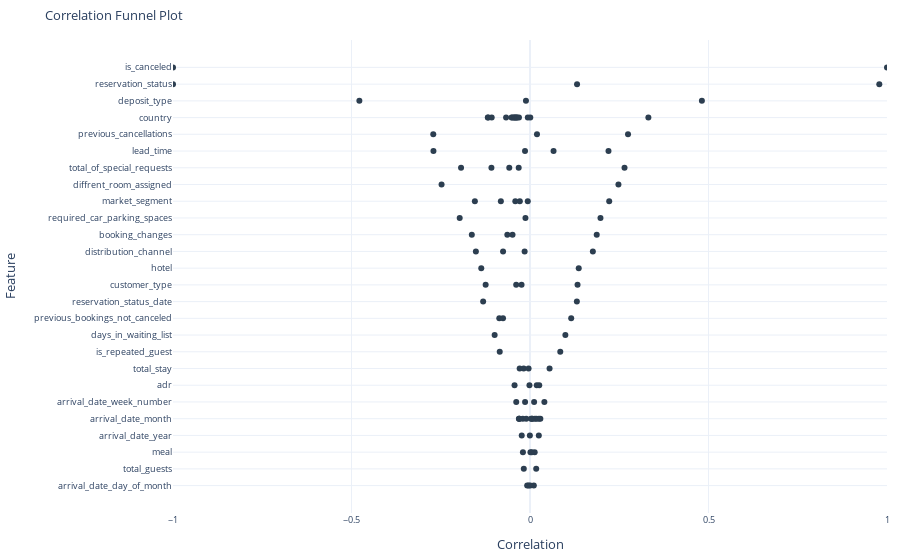

Notebook code for this chart:
### Code cell
#visualize the correlation
df_corr.plot_correlation_funnel()

### Figure 1 — Plotly figure (JSON) as saved in the notebook; plotly's stock layout.template omitted (floating-point values rounded to 4 significant figures)
{"data": [{"customdata": [["1"], ["0"], ["Check-Out"], ["Canceled"], ["Non Refund"], ["No Deposit"], ["PRT"], ["1"], ["0"], ["0.0_18.0"], ["0"], ["1"], ["0"], ["Groups"], ["160.0_737.0"], ["0"], ["1"], ["1"], ["0"], ["TA/TO"], ["1"], ["Direct"], ["Direct"], ["Resort Hotel"], ["City Hotel"], ["Transient"], ["No-Show"], ["-OTHER"], ["2015-10-21"], ["Transient-Party"], ["FRA"], ["GBR"], ["0"], ["2"], ["DEU"], ["-OTHER"], ["0"], ["-OTHER"], ["0"], ["1"], ["Corporate"], ["1"], ["Corporate"], ["ESP"], ["69.0_160.0"], ["2"], ["3"], ["2.0_3.0"], ["NLD"], ["BEL"], ["-OTHER"], ["-OTHER"], ["IRL"], ["-6.4_69.3"], ["-OTHER"], ["AUT"], ["16.0_28.0"], ["-OTHER"], ["1.0_16.0"], ["CN"], ["USA"], ["-OTHER"], ["January"], ["CHE"], ["March"], ["November"], ["June"], ["0.0_2.0"], ["Offline TA/TO"], ["94.6_126.0"], ["April"], ["2017"], ["Contract"], ["2016"], ["February"], ["HB"], ["-OTHER"], ["126.0_5400.0"], ["May"], ["4.0_69.0"], ["0.0_2.0"], ["2.0_55.0"], ["-OTHER"], ["18.0_69.0"], ["38.0_53.0"], ["September"], ["BB"], ["-OTHER"], ["28.0_38.0"], ["-OTHER"], ["1.0_8.0"], ["December"], ["16.0_23.0"], ["October"], ["Online TA"], ["ITA"], ["August"], ["-OTHER"], ["3.0_4.0"], ["8.0_16.0"], ["July"], ["69.3_94.6"], ["SC"], ["BRA"], ["23.0_31.0"], ["2015"]], "hoverlabel": {"font": {"size": 8.8}}, "hovertemplate": "correlation=%{x:.3f}<br>feature=%{y}<br>bin=%{customdata[0]}<extra></extra>", "legendgroup": "", "marker": {"color": "#2c3e50", "opacity": 1, "symbol": "circle"}, "mode": "markers", "name": "", "orientation": "h", "showlegend": false, "text": ["1", "0", "Check-Out", "Canceled", "Non Refund", "No Deposit", "PRT", "1", "0", "0.0_18.0", "0", "1", "0", "Groups", "160.0_737.0", "0", "1", "1", "0", "TA/TO", "1", "Direct", "Direct", "Resort Hotel", "City Hotel", "Transient", "No-Show", "-OTHER", "2015-10-21", "Transient-Party", "FRA", "GBR", "0", "2", "DEU", "-OTHER", "0", "-OTHER", "0", "1", "Corporate", "1", "Corporate", "ESP", "69.0_160.0", "2", "3", "2.0_3.0", "NLD", "BEL", "-OTHER", "-OTHER", "IRL", "-6.4_69.3", "-OTHER", "AUT", "16.0_28.0", "-OTHER", "1.0_16.0", "CN", "USA", "-OTHER", "January", "CHE", "March", "November", "June", "0.0_2.0", "Offline TA/TO", "94.6_126.0", "April", "2017", "Contract", "2016", "February", "HB", "-OTHER", "126.0_5400.0", "May", "4.0_69.0", "0.0_2.0", "2.0_55.0", "-OTHER", "18.0_69.0", "38.0_53.0", "September", "BB", "-OTHER", "28.0_38.0", "-OTHER", "1.0_8.0", "December", "16.0_23.0", "October", "Online TA", "ITA", "August", "-OTHER", "3.0_4.0", "8.0_16.0", "July", "69.3_94.6", "SC", "BRA", "23.0_31.0", "2015"], "type": "scatter", "x": [1.0, -1.0, -1.0, 0.9784, 0.4815, -0.4779, 0.3316, 0.2746, -0.271, -0.2704, 0.2648, -0.2478, 0.2478, 0.2219, 0.2199, 0.1974, -0.1969, -0.1932, 0.1869, 0.1761, -0.163, -0.1544, -0.1516, -0.1365, 0.1365, 0.1332, 0.1318, -0.1312, 0.1312, -0.1242, -0.1182, -0.1171, 0.1154, -0.108, -0.1073, 0.09904, -0.09904, -0.08604, 0.08479, -0.08479, -0.08166, -0.0756, -0.07542, -0.06697, 0.06593, -0.06353, -0.05804, 0.05477, -0.05172, -0.04921, -0.04895, -0.04422, -0.04375, -0.04328, -0.04114, -0.04032, 0.04027, -0.0387, -0.03855, -0.03702, -0.03641, -0.03164, -0.03106, -0.03088, -0.03025, -0.02953, 0.02905, -0.02896, -0.02845, 0.02589, 0.0249, 0.02469, -0.02366, -0.02317, -0.0202, -0.01983, 0.01951, 0.01886, 0.018, -0.01773, 0.01739, -0.01739, -0.01501, -0.01398, -0.01377, 0.01371, 0.0131, -0.01275, 0.01153, -0.01131, 0.01075, -0.01051, -0.007959, 0.006697, -0.006269, -0.006144, 0.005223, 0.004828, -0.003963, -0.003873, 0.002953, -0.001514, 0.001296, 0.0008006, 0.000776, -0.0003459], "xaxis": "x", "y": ["is_canceled", "is_canceled", "reservation_status", "reservation_status", "deposit_type", "deposit_type", "country", "previous_cancellations", "previous_cancellations", "lead_time", "total_of_special_requests", "diffrent_room_assigned", "diffrent_room_assigned", "market_segment", "lead_time", "required_car_parking_spaces", "required_car_parking_spaces", "total_of_special_requests", "booking_changes", "distribution_channel", "booking_changes", "market_segment", "distribution_channel", "hotel", "hotel", "customer_type", "reservation_status", "reservation_status_date", "reservation_status_date", "customer_type", "country", "country", "previous_bookings_not_canceled", "total_of_special_requests", "country", "days_in_waiting_list", "days_in_waiting_list", "previous_bookings_not_canceled", "is_repeated_guest", "is_repeated_guest", "market_segment", "previous_bookings_not_canceled", "distribution_channel", "country", "lead_time", "booking_changes", "total_of_special_requests", "total_stay", "country", "country", "booking_changes", "country", "country", "adr", "market_segment", "country", "arrival_date_week_number", "customer_type", "arrival_date_week_number", "country", "country", "total_of_special_requests", "arrival_date_month", "country", "arrival_date_month", "arrival_date_month", "arrival_date_month", "total_stay", "market_segment", "adr", "arrival_date_month", "arrival_date_year", "customer_type", "arrival_date_year", "arrival_date_month", "meal", "previous_cancellations", "adr", "arrival_date_month", "total_stay", "total_guests", "total_guests", "distribution_channel", "lead_time", "arrival_date_week_number", "arrival_date_month", "meal", "required_car_parking_spaces", "arrival_date_week_number", "deposit_type", "arrival_date_day_of_month", "arrival_date_month", "arrival_date_day_of_month", "arrival_date_month", "market_segment", "country", "arrival_date_month", "meal", "total_stay", "arrival_date_day_of_month", "arrival_date_month", "adr", "meal", "country", "arrival_date_day_of_month", "arrival_date_year"], "yaxis": "y"}], "layout": {"autosize": true, "font": {"size": 11}, "legend": {"font": {"size": 8.8}, "title": {"font": {"size": 8.8}}, "tracegroupgap": 0}, "margin": {"b": 40, "l": 10, "r": 10, "t": 40}, "showlegend": false, "title": {"font": {"size": 13.2}, "text": "Correlation Funnel Plot"}, "xaxis": {"anchor": "y", "domain": [0, 1], "range": [-1, 1], "showticklabels": true, "tickfont": {"size": 8.8}, "title": {"text": "Correlation"}, "visible": true}, "yaxis": {"anchor": "x", "autorange": "reversed", "domain": [0, 1], "tickfont": {"size": 8.8}, "title": {"text": "Feature"}}}}
